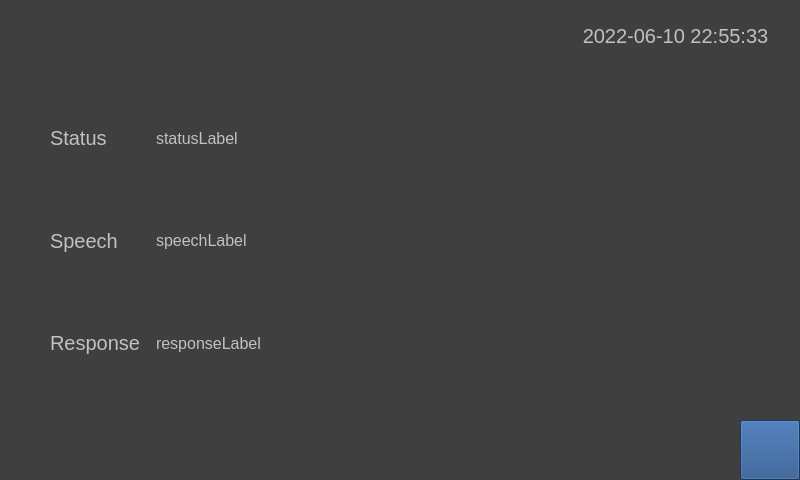
<?xml version="1.0" encoding="UTF-8"?>
<ui version="4.0">
 <class>AssistantWidget</class>
 <widget class="QWidget" name="AssistantWidget">
  <property name="geometry">
   <rect>
    <x>0</x>
    <y>0</y>
    <width>800</width>
    <height>480</height>
   </rect>
  </property>
  <property name="windowTitle">
   <string>AssistantWidget</string>
  </property>
  <property name="styleSheet">
   <string notr="true">QWidget
{
	background-color: rgb(63, 63, 63);
	
	color: rgb(154, 154, 154);
	color: rgb(193, 193, 193);
}
QPushButton
{
	background-color: rgb(34, 77, 136);
}
</string>
  </property>
  <widget class="QPushButton" name="logoutButton">
   <property name="geometry">
    <rect>
     <x>740</x>
     <y>420</y>
     <width>60</width>
     <height>60</height>
    </rect>
   </property>
   <property name="minimumSize">
    <size>
     <width>60</width>
     <height>60</height>
    </size>
   </property>
   <property name="maximumSize">
    <size>
     <width>60</width>
     <height>60</height>
    </size>
   </property>
   <property name="font">
    <font>
     <pointsize>12</pointsize>
     <weight>75</weight>
     <italic>true</italic>
     <bold>true</bold>
    </font>
   </property>
   <property name="toolTip">
    <string>&lt;html&gt;&lt;head/&gt;&lt;body&gt;&lt;p&gt;Logout&lt;/p&gt;&lt;/body&gt;&lt;/html&gt;</string>
   </property>
   <property name="text">
    <string/>
   </property>
   <property name="icon">
    <iconset>
     <normaloff>resources/logout.png</normaloff>resources/logout.png</iconset>
   </property>
   <property name="iconSize">
    <size>
     <width>50</width>
     <height>50</height>
    </size>
   </property>
  </widget>
  <widget class="QLabel" name="datetimeLabel">
   <property name="geometry">
    <rect>
     <x>560</x>
     <y>10</y>
     <width>231</width>
     <height>51</height>
    </rect>
   </property>
   <property name="font">
    <font>
     <pointsize>15</pointsize>
    </font>
   </property>
   <property name="text">
    <string>2022-06-10 22:55:33</string>
   </property>
   <property name="alignment">
    <set>Qt::AlignCenter</set>
   </property>
  </widget>
  <widget class="QWidget" name="gridLayoutWidget">
   <property name="geometry">
    <rect>
     <x>50</x>
     <y>90</y>
     <width>581</width>
     <height>301</height>
    </rect>
   </property>
   <layout class="QGridLayout" name="gridLayout">
    <item row="0" column="1">
     <widget class="QLabel" name="statusLabel">
      <property name="font">
       <font>
        <pointsize>12</pointsize>
       </font>
      </property>
      <property name="text">
       <string>statusLabel</string>
      </property>
     </widget>
    </item>
    <item row="2" column="0">
     <widget class="QLabel" name="label_2">
      <property name="minimumSize">
       <size>
        <width>100</width>
        <height>0</height>
       </size>
      </property>
      <property name="maximumSize">
       <size>
        <width>100</width>
        <height>16777215</height>
       </size>
      </property>
      <property name="font">
       <font>
        <pointsize>15</pointsize>
       </font>
      </property>
      <property name="text">
       <string>Response</string>
      </property>
     </widget>
    </item>
    <item row="0" column="0">
     <widget class="QLabel" name="label_3">
      <property name="minimumSize">
       <size>
        <width>100</width>
        <height>0</height>
       </size>
      </property>
      <property name="maximumSize">
       <size>
        <width>100</width>
        <height>16777215</height>
       </size>
      </property>
      <property name="font">
       <font>
        <pointsize>15</pointsize>
       </font>
      </property>
      <property name="text">
       <string>Status</string>
      </property>
     </widget>
    </item>
    <item row="2" column="1">
     <widget class="QLabel" name="responseLabel">
      <property name="font">
       <font>
        <pointsize>12</pointsize>
       </font>
      </property>
      <property name="text">
       <string>responseLabel</string>
      </property>
     </widget>
    </item>
    <item row="1" column="1">
     <widget class="QLabel" name="speechLabel">
      <property name="font">
       <font>
        <pointsize>12</pointsize>
       </font>
      </property>
      <property name="text">
       <string>speechLabel</string>
      </property>
     </widget>
    </item>
    <item row="1" column="0">
     <widget class="QLabel" name="label">
      <property name="minimumSize">
       <size>
        <width>100</width>
        <height>0</height>
       </size>
      </property>
      <property name="maximumSize">
       <size>
        <width>100</width>
        <height>16777215</height>
       </size>
      </property>
      <property name="font">
       <font>
        <pointsize>15</pointsize>
       </font>
      </property>
      <property name="text">
       <string>Speech</string>
      </property>
     </widget>
    </item>
   </layout>
  </widget>
 </widget>
 <resources/>
 <connections/>
</ui>
